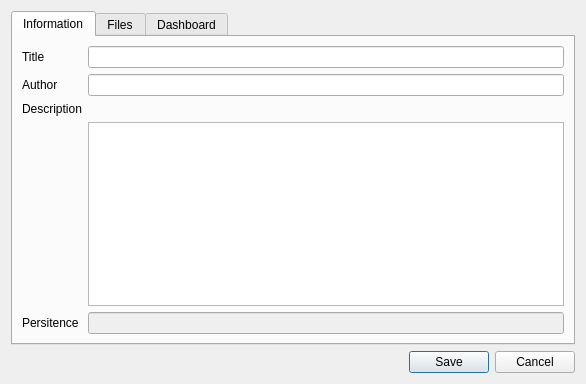
<?xml version="1.0" encoding="UTF-8"?>
<ui version="4.0">
 <class>Properties</class>
 <widget class="QWidget" name="Properties">
  <property name="geometry">
   <rect>
    <x>0</x>
    <y>0</y>
    <width>586</width>
    <height>384</height>
   </rect>
  </property>
  <property name="windowTitle">
   <string>Properties</string>
  </property>
  <layout class="QVBoxLayout" name="verticalLayout_2">
   <item>
    <widget class="QTabWidget" name="tabWidget">
     <property name="tabPosition">
      <enum>QTabWidget::North</enum>
     </property>
     <property name="tabShape">
      <enum>QTabWidget::Rounded</enum>
     </property>
     <property name="currentIndex">
      <number>0</number>
     </property>
     <widget class="QWidget" name="info">
      <attribute name="title">
       <string>Information</string>
      </attribute>
      <layout class="QGridLayout" name="gridLayout">
       <item row="0" column="0">
        <widget class="QLabel" name="ltitle">
         <property name="font">
          <font>
           <weight>50</weight>
           <bold>false</bold>
          </font>
         </property>
         <property name="text">
          <string>Title</string>
         </property>
        </widget>
       </item>
       <item row="0" column="1">
        <widget class="QLineEdit" name="title"/>
       </item>
       <item row="1" column="0">
        <widget class="QLabel" name="lauthor">
         <property name="font">
          <font>
           <weight>50</weight>
           <bold>false</bold>
          </font>
         </property>
         <property name="text">
          <string>Author</string>
         </property>
        </widget>
       </item>
       <item row="1" column="1">
        <widget class="QLineEdit" name="author"/>
       </item>
       <item row="3" column="0">
        <widget class="QLabel" name="ldescription">
         <property name="font">
          <font>
           <weight>50</weight>
           <bold>false</bold>
          </font>
         </property>
         <property name="text">
          <string>Description</string>
         </property>
        </widget>
       </item>
       <item row="4" column="1">
        <widget class="QPlainTextEdit" name="description"/>
       </item>
       <item row="5" column="0">
        <widget class="QLabel" name="lpersistence">
         <property name="text">
          <string>Persitence</string>
         </property>
        </widget>
       </item>
       <item row="5" column="1">
        <widget class="QLineEdit" name="persistence">
         <property name="enabled">
          <bool>false</bool>
         </property>
        </widget>
       </item>
      </layout>
     </widget>
     <widget class="QWidget" name="files">
      <attribute name="title">
       <string>Files</string>
      </attribute>
      <layout class="QVBoxLayout" name="verticalLayout">
       <item>
        <layout class="QHBoxLayout" name="horizontalLayout_2">
         <item>
          <widget class="QListWidget" name="fieldsList">
           <property name="sizePolicy">
            <sizepolicy hsizetype="Fixed" vsizetype="Expanding">
             <horstretch>0</horstretch>
             <verstretch>0</verstretch>
            </sizepolicy>
           </property>
          </widget>
         </item>
         <item>
          <widget class="QGroupBox" name="box_details">
           <property name="enabled">
            <bool>true</bool>
           </property>
           <property name="sizePolicy">
            <sizepolicy hsizetype="Expanding" vsizetype="Expanding">
             <horstretch>0</horstretch>
             <verstretch>0</verstretch>
            </sizepolicy>
           </property>
           <property name="minimumSize">
            <size>
             <width>250</width>
             <height>0</height>
            </size>
           </property>
           <property name="title">
            <string>Details</string>
           </property>
           <layout class="QVBoxLayout" name="verticalLayout_3"/>
          </widget>
         </item>
        </layout>
       </item>
       <item>
        <widget class="QLabel" name="label">
         <property name="text">
          <string>Sorry, by now the fields are not editable.</string>
         </property>
        </widget>
       </item>
      </layout>
     </widget>
     <widget class="QWidget" name="dashboard">
      <attribute name="title">
       <string>Dashboard</string>
      </attribute>
      <layout class="QFormLayout" name="formLayout">
       <item row="0" column="0">
        <widget class="QLabel" name="label_2">
         <property name="text">
          <string>Last entrys for;</string>
         </property>
        </widget>
       </item>
       <item row="0" column="1">
        <widget class="QComboBox" name="last_entry_combo"/>
       </item>
       <item row="1" column="0">
        <widget class="QLabel" name="label_3">
         <property name="text">
          <string>New entry button for:</string>
         </property>
        </widget>
       </item>
       <item row="1" column="1">
        <widget class="QComboBox" name="new_entry_combo"/>
       </item>
      </layout>
     </widget>
    </widget>
   </item>
   <item>
    <layout class="QHBoxLayout" name="horizontalLayout">
     <item>
      <spacer name="horizontalSpacer">
       <property name="orientation">
        <enum>Qt::Horizontal</enum>
       </property>
       <property name="sizeHint" stdset="0">
        <size>
         <width>40</width>
         <height>20</height>
        </size>
       </property>
      </spacer>
     </item>
     <item>
      <widget class="QDialogButtonBox" name="buttonBox">
       <property name="standardButtons">
        <set>QDialogButtonBox::Cancel|QDialogButtonBox::Save</set>
       </property>
       <property name="centerButtons">
        <bool>false</bool>
       </property>
      </widget>
     </item>
    </layout>
   </item>
  </layout>
 </widget>
 <resources/>
 <connections/>
</ui>
